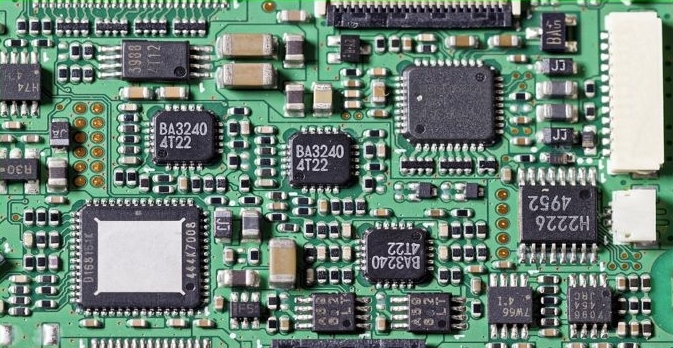
%> input picture CA3/PCB.jpg, 673 x 348 px
$ octave p1.m   (GNU Octave 9; MATLAB toolbox functions it lacks are replaced by stand-ins)
%> lines starting %> are read from the running program, lines starting %| are printed output that depends on the picture; in (x1, y1, x2, y2) boxes, pixels count from 0 and x2, y2 are one past the last pixel; in counts of white or black regions, pixels touching at a corner belong together; the program's own positions count from 1
### CA2/mygrayfun.m
function outPic = mygrayfun(picture)
    coef=[0.299, 0.578, 0.114];
    Rpart = coef(1).*picture(:,:,1);
    Bpart = coef(2).*picture(:,:,2);
    Gpart = coef(3).*picture(:,:,3);
    outPic= Rpart+Bpart+Gpart;
end

### CA2/mybinaryfun.m
function outPic = mybinaryfun(picture,threshold)
    th=threshold*ones(size(picture));
    outPic= (picture > th);

end

### CA2/myremovecom.m
function outPic = myremovecom(picture,n)
    [row, col]=find(picture==1);
    points=[row';col'];

    flagObjNum=1;
    currObjNum=1;
    OBJECT={};
    while size(points,2)>0
        firstPoint=points(:,1);
        points(:,1)=[];
        [points, neighbors] = myFindNeighbors(firstPoint, points);
        currObj=[firstPoint neighbors];
        newPointsLen=size(neighbors,2);
        while newPointsLen>0
            newPointSpare2=[];
            for i=1:newPointsLen
                m=neighbors(:,i);
                [points, newPointSpare] = myFindNeighbors(neighbors(:,i), points);
                newPointSpare2=[newPointSpare2 newPointSpare];
            end
            currObj=[currObj newPointSpare2];
            neighbors=newPointSpare2;
            newPointsLen=size(neighbors,2);
        end
        %OBJECT(currObjNum)=currObj;
        OBJECT=[OBJECT,currObj];
        currObjNum=currObjNum+1;
        %c
    end


    currObjNum=currObjNum-1;
    r1=[];
    c1=[];
    for i=1:currObjNum
        if size(OBJECT{1,i},2)<n
            r1=[r1 OBJECT{1,i}(1,:)];
            c1=[c1 OBJECT{1,i}(2,:)];
        end
    end
    index=sub2ind(size(picture),r1,c1);
    outPic=picture;
    outPic(index)=0;
end

### CA2/myFindNeighbors.m
function [points, neighbors] = myFindNeighbors(firstPoint, points)
    diff=abs(repmat(firstPoint,1,size(points,2))-points);
    neighborIdx=find(diff(1,:)<=1 & diff(2,:)<=1);
    neighbors=points(:, neighborIdx);
    points(:,neighborIdx)=[];


end

### CA2/p1.m
clc, clear, close all
[file,path]=uigetfile({'*.jpg;*.bmp;*.png;*.tif'},'Choose an image');
%> the answer given: ../CA3/PCB.jpg
s=[path,file];
picture=imread(s);
%> picture is the input picture: size 348x673x3 uint8; mean R, G, B 106.9, 128.7, 116.9
figure
subplot(1,2,1)
imshow(picture)
picture=imresize(picture,[300 500]);
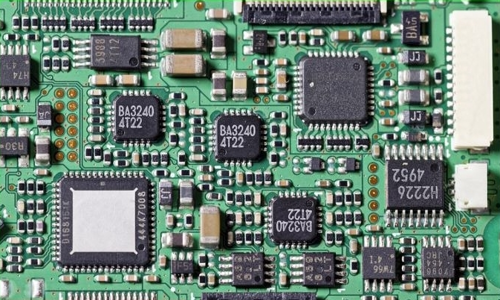
%> picture: size 300x500x3 uint8; mean R, G, B 106.9, 128.7, 116.9
subplot(1,2,2)
imshow(picture)
%RGB2GRAY
%%%%%%%%%%%%%%%%%%%%%%%%%%%%%%%%%%%%%%%%%%%%%%%%%%%%%%%%%%%%%%%%%%
picture=mygrayfun(picture);
%> in mygrayfun, `Rpart = coef(1).*picture(:,:,1);`:
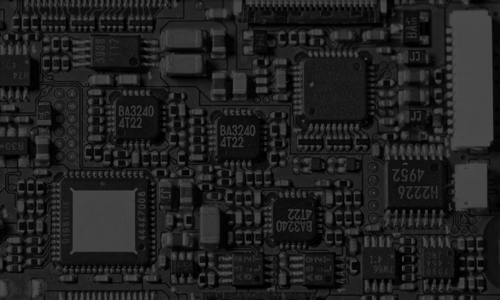
%> Rpart: size 300x500 uint8; min 0, max 76, mean 32
%> in mygrayfun, `Bpart = coef(2).*picture(:,:,2);`:
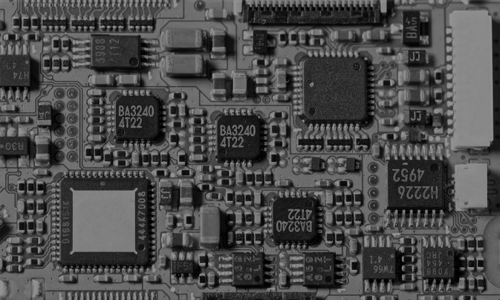
%> Bpart: size 300x500 uint8; min 0, max 147, mean 74.4
%> in mygrayfun, `Gpart = coef(3).*picture(:,:,3);`:
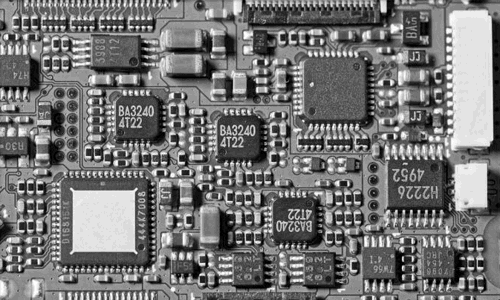
%> Gpart: size 300x500 uint8; min 0, max 29, mean 13.3; drawn with min black and max white
%> in mygrayfun, `outPic= Rpart+Bpart+Gpart;`:
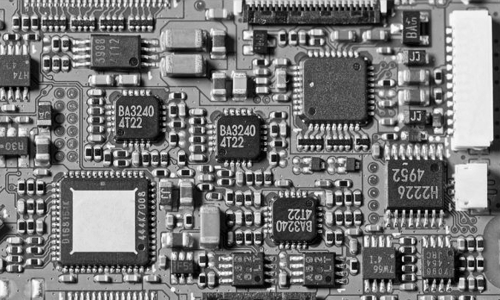
%> outPic: size 300x500 uint8; min 0, max 252, mean 119.7
figure
subplot(1,2,1)
imshow(picture)
% THRESHOLDIG and CONVERSION TO A BINARY IMAGE
%%%%%%%%%%%%%%%%%%%%%%%%%%%%%%%%%%%%%%%%%%%%%%%%%%%%%%%%%%%%%%%%%%
threshold = graythresh(picture);
%> threshold = 0.486
picture =~mybinaryfun(picture,threshold*256);
%> in mybinaryfun, `th=threshold*ones(size(picture));`: th: size 300x500 double; every value is 124.5
%> in mybinaryfun, `outPic= (picture > th);`:
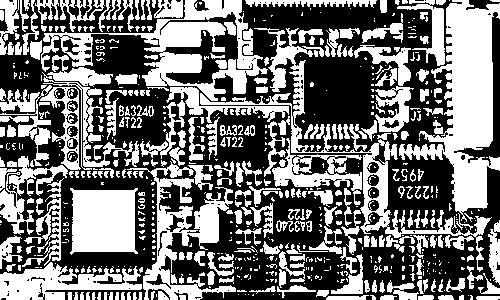
%> outPic: size 300x500 logical; 45.5% white; 699 white regions (413 under 20 px), largest, box (x1, y1, x2, y2) and area: (399, 0, 500, 222) 9293, (41, 0, 268, 101) 6568, (200, 28, 492, 272) 4915
subplot(1,2,2)
imshow(picture)
% Removing the small objects and background
%%%%%%%%%%%%%%%%%%%%%%%%%%%%%%%%%%%%%%%%%%%%%%%%%%%%%%%%%%%%%%%%%%
picture = myremovecom(picture,500); % removes all connected components (objects) that have fewer than 500 pixels from the binary image
%> in myremovecom, `[row, col]=find(picture==1);`: row = 81752 values from 1 to 300; col = 81752 values from 1 to 500
%> (the run ends here)
